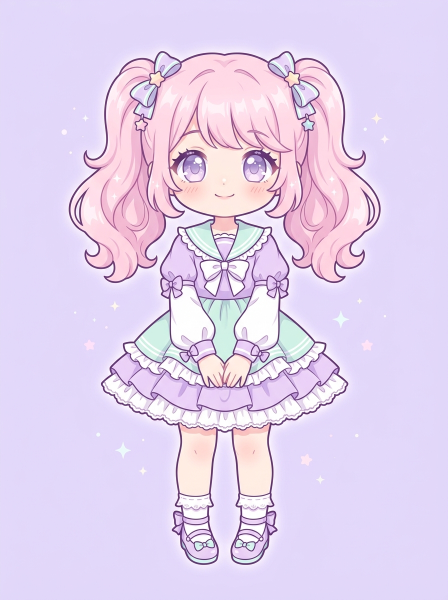
#> input picture preview_styles/style_01_pastel_chibi_1792211860162.jpg, 896 x 1200 px, found by its file name (shown at 1/2 size)
$ python generate_complete_assets.py
#> lines starting #> are read from the running program, lines starting #| are printed output that depends on the picture; after the words box and inside, x2 and y2 are one past the last pixel; in counts of white or black regions, pixels touching at a corner belong together
import cv2
import numpy as np
from PIL import Image, ImageDraw, ImageFilter
import os

src_path = r'C:\Users\adi\.gemini\antigravity\brain\872f7ac1-4e3b-4856-b081-35af089a90cc\style_01_pastel_chibi_1792211860162.jpg'
out_dir = r'c:\Users\adi\Desktop\zoey\public\assets\chibi'
os.makedirs(out_dir, exist_ok=True)

img_bgr = cv2.imread(src_path)
#> img_bgr is the input picture: shape (1200, 896, 3); mean B, G, R 238.6, 210.6, 226.8
h, w = img_bgr.shape[:2] # 1200 x 896
img_rgb = cv2.cvtColor(img_bgr, cv2.COLOR_BGR2RGB)

# 1. Clean Background Removal (Exact distance from lavender background)
bg_bgr = np.array([250, 216, 226], dtype=np.float32)
dist = np.linalg.norm(img_bgr.astype(np.float32) - bg_bgr, axis=2)

mask = np.zeros((h, w), dtype=np.uint8)
mask[dist > 25] = 255

# Keep largest connected component (the character)
num_labels, labels, stats, _ = cv2.connectedComponentsWithStats(mask)
largest_label = 1 + np.argmax(stats[1:, cv2.CC_STAT_AREA])
mask = np.where(labels == largest_label, 255, 0).astype(np.uint8)

# Close tiny internal pinholes (3x3) without closing the gap between legs
kernel_small = cv2.getStructuringElement(cv2.MORPH_ELLIPSE, (3, 3))
mask = cv2.morphologyEx(mask, cv2.MORPH_CLOSE, kernel_small)

alpha = cv2.GaussianBlur(mask, (3, 3), 0)
arr = np.dstack([img_rgb, alpha])
Image.fromarray(arr).save(os.path.join(out_dir, 'doll_clean.png'))

hsv = cv2.cvtColor(img_rgb, cv2.COLOR_RGB2HSV)
#> hsv: shape (1200, 896, 3); mean H, S, V 128.9, 37, 243.3
H, S, V = hsv[:, :, 0], hsv[:, :, 1], hsv[:, :, 2]
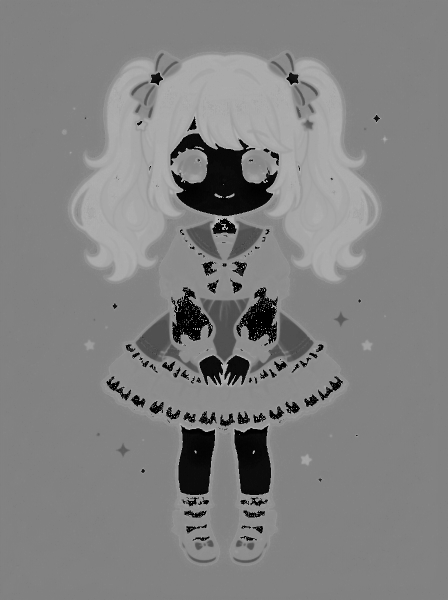
#> H: shape (1200, 896) (shown at 1/2 size); min 0, max 179, mean 128.9
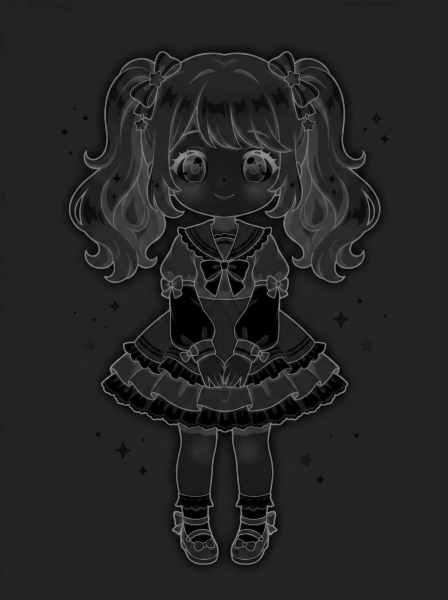
#> S: shape (1200, 896) (shown at 1/2 size); min 0, max 161, mean 37
A = arr[:, :, 3]

def blank():
    return np.zeros((h, w, 4), dtype=np.uint8)

def save_layer(rgba, name):
    Image.fromarray(rgba).save(os.path.join(out_dir, name))
    print(f"Saved {name}")

def shift_hsv(rgba, h_shift=0, s_mult=1.0, v_mult=1.0):
    res = rgba.copy()
    rgb = res[:, :, :3]
    hsv_img = cv2.cvtColor(rgb, cv2.COLOR_RGB2HSV).astype(np.float32)
    hsv_img[:, :, 0] = (hsv_img[:, :, 0] + h_shift) % 180
    hsv_img[:, :, 1] = np.clip(hsv_img[:, :, 1] * s_mult, 0, 255)
    hsv_img[:, :, 2] = np.clip(hsv_img[:, :, 2] * v_mult, 0, 255)
    res[:, :, :3] = cv2.cvtColor(hsv_img.astype(np.uint8), cv2.COLOR_HSV2RGB)
    return res

# ==============================================================
# 2. RIBBONS (Head Bows with Star Charms)
# ==============================================================
ribbons = blank()
is_ribbon_col = ((arr[:, :, 2].astype(int) > arr[:, :, 0].astype(int) - 15) & (arr[:, :, 1] > 175) & (A > 80)) | ((H >= 15) & (H <= 38) & (S > 35) & (V > 195) & (A > 80))
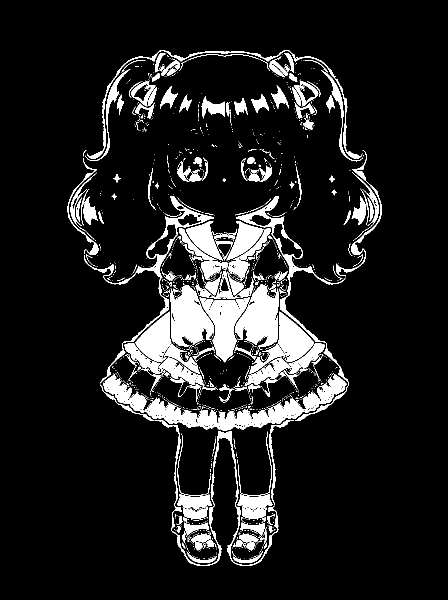
#> is_ribbon_col: shape (1200, 896) bool (shown at 1/2 size); 10.9% white; 1455 white regions (1260 under 20 px), largest, box (x1, y1, x2, y2) and area: (206, 747, 693, 862) 13667, (470, 571, 558, 700) 6783, (341, 571, 428, 693) 6763
ribbons[90:260, 240:370] = np.where(is_ribbon_col[90:260, 240:370, None], arr[90:260, 240:370], 0)
ribbons[90:260, 520:655] = np.where(is_ribbon_col[90:260, 520:655, None], arr[90:260, 520:655], 0)
#> ribbons: shape (1200, 896, 4); mean R, G, B, A 1.9, 1.8, 1.9, 1.9
save_layer(ribbons, 'acc_ribbons.png')

# ==============================================================
# 3. BACK HAIR STYLES (6 styles)
# ==============================================================
hair_color_cond = (arr[:, :, 0] > 185) & (arr[:, :, 1] > 145) & (arr[:, :, 2] > 165) & (A > 80)
#> hair_color_cond: shape (1200, 896) bool; 26.6% white; 725 white regions (576 under 20 px), largest, box (x1, y1, x2, y2) and area: (284, 109, 615, 434) 53999, (571, 119, 758, 563) 37661, (141, 119, 328, 563) 37567
hair_outline_cond = (V < 140) & (A > 80)
#> hair_outline_cond: shape (1200, 896) bool; 3.1% white in thin lines or dots, all inside (x1, y1, x2, y2) = (138, 102, 761, 1130)
is_hair_px = (hair_color_cond | hair_outline_cond) & (ribbons[:, :, 3] < 50)
#> is_hair_px: shape (1200, 896) bool; 28.9% white; 71 white regions (63 under 20 px), largest, box (x1, y1, x2, y2) and area: (134, 102, 764, 1132) 309742, (387, 315, 404, 333) 180, (494, 315, 509, 328) 158

# 3a. Twintails (Original)
twintails = blank()
twintails[95:580, 100:332] = np.where(is_hair_px[95:580, 100:332, None], arr[95:580, 100:332], 0)
twintails[95:580, 564:795] = np.where(is_hair_px[95:580, 564:795, None], arr[95:580, 564:795], 0)
#> twintails: shape (1200, 896, 4); mean R, G, B, A 24.6, 20.4, 22.5, 26.5
save_layer(twintails, 'hair_twintails.png')

# 3b. Long Wave (Twintails + lush wavy hair behind back)
long_wave = blank()
lw_pil = Image.fromarray(long_wave)
#> lw_pil: PIL image 896x1200 RGBA; every value is 0
draw_lw = ImageDraw.Draw(lw_pil)
draw_lw.rounded_rectangle([245, 220, 650, 610], radius=80, fill=(252, 206, 222, 255), outline=(98, 59, 104, 255), width=5)
lw_combined = Image.alpha_composite(lw_pil, Image.fromarray(twintails))
lw_combined.save(os.path.join(out_dir, 'hair_long_wave.png'))

# 3c. Straight Long Hair (Sleek straight hime back hair without side twintails)
straight_long = blank()
sl_pil = Image.fromarray(straight_long)
draw_sl = ImageDraw.Draw(sl_pil)
draw_sl.polygon([(295, 190), (250, 630), (646, 630), (601, 190)], fill=(252, 206, 222, 255), outline=(98, 59, 104, 255), width=5)
for xl in [285, 315, 345, 550, 580, 610]:
    draw_sl.line([(xl, 250), (xl - 10 if xl < 448 else xl + 10, 625)], fill=(236, 175, 198, 255), width=3)
sl_pil.save(os.path.join(out_dir, 'hair_straight_long.png'))

# 3d. Short Bob (No outer twintails, neat chin-length bob)
short_bob = blank()
sb_pil = Image.fromarray(short_bob)
draw_sb = ImageDraw.Draw(sb_pil)
draw_sb.ellipse([272, 160, 624, 435], fill=(252, 206, 222, 255), outline=(98, 59, 104, 255), width=5)
sb_pil.save(os.path.join(out_dir, 'hair_short_bob.png'))

# 3e. High Ponytail (Single bouncy ponytail on right)
high_pony = blank()
hp_pil = Image.fromarray(high_pony)
right_tail = Image.fromarray(twintails[:, 550:])
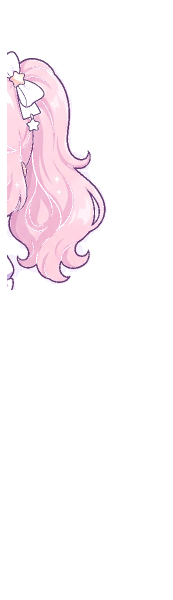
#> right_tail: PIL image 346x1200 RGBA (shown at 1/2 size); mean R, G, B, A 32.2, 26.6, 29.5, 34.6; transparent parts drawn white
hp_pil.paste(right_tail, (535, -25), right_tail)
hp_pil.save(os.path.join(out_dir, 'hair_high_pony.png'))

# 3f. Space Buns (Double round odango buns)
space_buns = blank()
buns_pil = Image.fromarray(space_buns)
draw_buns = ImageDraw.Draw(buns_pil)
draw_buns.ellipse([220, 90, 345, 215], fill=(252, 206, 222, 255), outline=(98, 59, 104, 255), width=5)
draw_buns.arc([238, 108, 325, 195], start=200, end=330, fill=(255, 238, 245, 255), width=6)
draw_buns.ellipse([550, 90, 675, 215], fill=(252, 206, 222, 255), outline=(98, 59, 104, 255), width=5)
draw_buns.arc([570, 108, 657, 195], start=210, end=340, fill=(255, 238, 245, 255), width=6)
buns_pil.save(os.path.join(out_dir, 'hair_space_buns.png'))

# ==============================================================
# 4. FRONT HAIR / BANGS (5 styles)
# ==============================================================
# Extract crown & bangs & side locks from original illustration
bangs_hime = blank()
head_box = np.zeros((h, w), dtype=bool)
head_box[80:445, 285:612] = True
# Face skin is R>240, G>215, B>205 and R > B + 12 (peach skin vs pink hair where B >= G)
is_peach_skin = (arr[:, :, 0] > 235) & (arr[:, :, 1] > 205) & (arr[:, :, 2] > 195) & (arr[:, :, 0].astype(int) - arr[:, :, 2].astype(int) > 14) & ( np.arange(h)[:, None] > 240 )
#> is_peach_skin: shape (1200, 896) bool; 8.2% white; 91 white regions (59 under 20 px), largest, box (x1, y1, x2, y2) and area: (340, 265, 557, 433) 17519, (144, 241, 274, 562) 14802, (625, 241, 748, 562) 14733
# Eyes & mouth area inside face
in_face_features = np.zeros((h, w), dtype=bool)
in_face_features[295:428, 352:544] = True

bangs_mask = head_box & (~is_peach_skin) & (~in_face_features) & (A > 80) & (ribbons[:, :, 3] < 50)
#> bangs_mask: shape (1200, 896) bool; 5.2% white; 14 white regions (8 under 20 px), largest, box (x1, y1, x2, y2) and area: (285, 102, 612, 445) 53730, (544, 342, 575, 424) 1155, (323, 343, 352, 422) 1068, (579, 363, 589, 377) 55, (311, 365, 318, 378) 43, (382, 293, 402, 295) 33
bangs_hime = np.where(bangs_mask[:, :, None], arr, 0)
save_layer(bangs_hime, 'hair_bangs.png')
save_layer(bangs_hime, 'bangs_hime.png')

# 4b. Bob bangs (Trim side curls shorter at y=392)
bangs_bob = bangs_hime.copy()
bangs_bob[392:, :] = 0
#> bangs_bob: shape (1200, 896, 4); mean R, G, B, A 10.4, 8.6, 9.5, 11.6
save_layer(bangs_bob, 'bangs_bob.png')

# 4c. Airy bangs (Soften center fringe wisps)
bangs_airy = bangs_hime.copy()
for xg in range(385, 515, 20):
    bangs_airy[240:300, xg:xg+7, 3] = (bangs_airy[240:300, xg:xg+7, 3] * 0.35).astype(np.uint8)
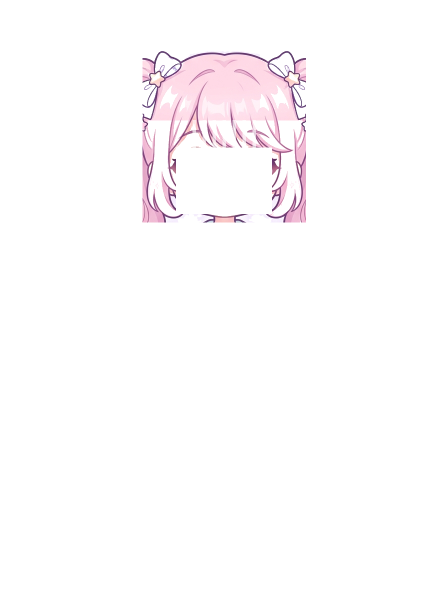
#> bangs_airy: shape (1200, 896, 4) (shown at 1/2 size); mean R, G, B, A 11.8, 9.7, 10.8, 13.1; transparent parts drawn white
save_layer(bangs_airy, 'bangs_airy.png')

# 4d. Side swept bangs
bangs_side = bangs_hime.copy()
bangs_side[245:300, 365:425, 3] = 0
#> bangs_side: shape (1200, 896, 4); mean R, G, B, A 11.8, 9.7, 10.8, 13
save_layer(bangs_side, 'bangs_side.png')

# 4e. Center part bangs
bangs_center = bangs_hime.copy()
bangs_center[230:300, 434:462, 3] = 0
#> bangs_center: shape (1200, 896, 4); mean R, G, B, A 11.8, 9.7, 10.8, 13.1
save_layer(bangs_center, 'bangs_center.png')

# ==============================================================
# 5. FULL DRESSES (Complete y=420..868)
# ==============================================================
is_mint = (H >= 55) & (H <= 100) & (S > 25)
#> is_mint: shape (1200, 896) bool; 1.5% white; 68 white regions (32 under 20 px), largest, box (x1, y1, x2, y2) and area: (401, 597, 497, 722) 5223, (287, 627, 341, 702) 2353, (557, 626, 612, 702) 2348
is_lavender = (H >= 120) & (H <= 155) & (S > 20)
#> is_lavender: shape (1200, 896) bool; 73.8% white; 277 black regions (127 under 20 px), largest, box (x1, y1, x2, y2) and area: (142, 109, 757, 563) 164519, (291, 798, 608, 992) 23701, (471, 572, 557, 695) 6555
is_white = (S < 48) & (V > 205) & (A > 80)
#> is_white: shape (1200, 896) bool; 21.3% white; 1110 white regions (1006 under 20 px), largest, box (x1, y1, x2, y2) and area: (290, 109, 605, 433) 45657, (599, 136, 758, 562) 21313, (141, 136, 300, 562) 21281
is_outline = (V < 120) & (A > 80)
#> is_outline: shape (1200, 896) bool; 2.3% white in thin lines or dots, all inside (x1, y1, x2, y2) = (138, 103, 761, 1129)
is_hands = (H >= 3) & (H <= 25) & (S >= 18) & (S <= 110) & (V > 180)
#> is_hands: shape (1200, 896) bool; 3.3% white; 30 white regions (16 under 20 px), largest, box (x1, y1, x2, y2) and area: (341, 267, 555, 432) 16306, (357, 858, 430, 990) 7490, (469, 863, 542, 990) 7367

dress_area = np.zeros((h, w), dtype=bool)
dress_area[430:868, 180:715] = True
is_dress = dress_area & (is_mint | is_lavender | is_white | is_hands | is_outline) & (A > 80)
#> is_dress: shape (1200, 896) bool; 11.4% white; 15 white regions (10 under 20 px), largest, box (x1, y1, x2, y2) and area: (180, 430, 715, 868) 121507, (251, 430, 275, 450) 363, (625, 430, 648, 450) 339, (600, 441, 630, 478) 240, (272, 444, 298, 480) 238

mask_u8 = np.where(is_dress, 255, 0).astype(np.uint8)
kernel = cv2.getStructuringElement(cv2.MORPH_ELLIPSE, (11, 11))
mask_u8 = cv2.morphologyEx(mask_u8, cv2.MORPH_CLOSE, kernel)
#> mask_u8: shape (1200, 896); 12.6% white; 6 white regions (1 under 20 px), largest, box (x1, y1, x2, y2) and area: (180, 430, 715, 868) 134387, (251, 430, 275, 450) 363, (625, 430, 648, 450) 339, (600, 441, 630, 481) 256, (272, 444, 298, 480) 241
mask_u8[:545, :330] = 0
mask_u8[:545, 565:] = 0
#> mask_u8: shape (1200, 896); 10.8% white; 6 white regions (2 under 20 px), largest, box (x1, y1, x2, y2) and area: (201, 430, 698, 868) 113730, (205, 545, 281, 569) 1218, (622, 545, 694, 569) 1185, (562, 459, 565, 469) 22

num_l, l_map, stats_d, cents = cv2.connectedComponentsWithStats(mask_u8)
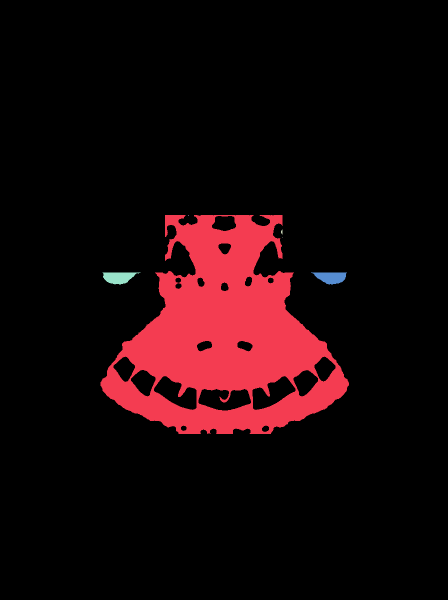
#> l_map: shape (1200, 896) int32 (shown at 1/2 size); 7 distinct labels, from 0 to 6; one colour per label, 0 black
#> num_l = 7; stats_d = [[0, 0, 896, 1200, 959042], [201, 430, 497, 438, 113730], [376, 430, 2, 1, 2], [562, 459, 3, 10, 22], [564, 474, 1, 1, 1], [205, 545, 76, 24, 1218], [622, 545, 72, 24, 1185]]; cents = [[447.3, 591], [449.1, 672.3], [376.5, 430], [563.3, 463.5], [564, 474], [236.5, 554.5], [661.7, 554.3]]
valid_l = 0
for l in range(1, num_l):
    cx, cy = cents[l]
    if 350 < cx < 550 and 500 < cy < 750:
        valid_l = l
        break
#> this loop made 1 pass

dress_mask_final = np.where(l_map == valid_l, 255, 0).astype(np.uint8)
#> dress_mask_final: shape (1200, 896); 10.6% white; 1 white region, box (x1, y1, x2, y2) and area: (201, 430, 698, 868) 113730
dress_alpha = cv2.GaussianBlur(dress_mask_final, (3, 3), 0)
dress_sailor_frill = np.dstack([arr[:, :, :3], dress_alpha])
save_layer(dress_sailor_frill, 'dress_sailor_frill.png')

# Dress Variations
save_layer(shift_hsv(dress_sailor_frill, h_shift=55, s_mult=1.15, v_mult=1.02), 'dress_strawberry.png')
#> in shift_hsv, `hsv_img[:, :, 0] = (hsv_img[:, :, 0] + h_shift) % 180`:
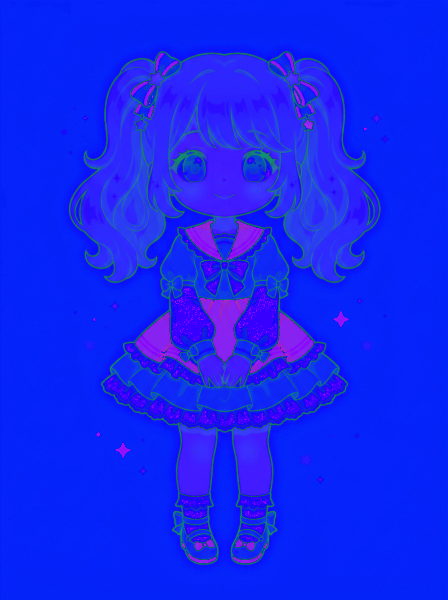
#> hsv_img: shape (1200, 896, 3) float32 (shown at 1/2 size); mean R, G, B 18.5, 37.2, 245.4
save_layer(shift_hsv(dress_sailor_frill, h_shift=5, s_mult=1.35, v_mult=0.45), 'dress_gothic.png')
save_layer(shift_hsv(dress_sailor_frill, h_shift=160, s_mult=0.65, v_mult=1.02), 'dress_cozy_sweater.png')
save_layer(shift_hsv(dress_sailor_frill, h_shift=95, s_mult=1.25, v_mult=0.98), 'dress_yukata.png')

gray_d = cv2.cvtColor(dress_sailor_frill[:, :, :3], cv2.COLOR_RGB2GRAY)
maid_rgb = np.where((gray_d > 212)[:, :, None], np.array([255, 255, 255], dtype=np.uint8), (gray_d[:, :, None] * 0.28).astype(np.uint8))
save_layer(np.dstack([maid_rgb, dress_alpha]), 'dress_maid.png')

# ==============================================================
# 6. SPLIT TOPS (5) & BOTTOMS (5)
# ==============================================================
in_arms_hands = np.zeros((h, w), dtype=bool)
in_arms_hands[430:742, 335:560] = True
in_upper_bodice = np.zeros((h, w), dtype=bool)
in_upper_bodice[430:620, 280:615] = True
top_mask = in_arms_hands | in_upper_bodice
top_sailor = np.where(top_mask[:, :, None], dress_sailor_frill, 0)
save_layer(top_sailor, 'top_sailor.png')
save_layer(shift_hsv(top_sailor, h_shift=45, s_mult=1.1, v_mult=1.03), 'top_off_shoulder.png')
save_layer(shift_hsv(top_sailor, h_shift=160, s_mult=0.7, v_mult=1.02), 'top_sweater.png')
save_layer(shift_hsv(top_sailor, h_shift=115, s_mult=1.2, v_mult=0.95), 'top_crop_hoodie.png')
save_layer(shift_hsv(top_sailor, h_shift=25, s_mult=0.9, v_mult=1.0), 'top_cardigan.png')

bottom_mask = np.zeros((h, w), dtype=bool)
bottom_mask[595:868, 180:715] = True
bottom_ruffle = np.where(bottom_mask[:, :, None], dress_sailor_frill, 0)
save_layer(bottom_ruffle, 'bottom_ruffle_skirt.png')

bottom_pleated = shift_hsv(bottom_ruffle, h_shift=20, s_mult=1.3, v_mult=0.75)
bottom_pleated[805:, :] = 0
save_layer(bottom_pleated, 'bottom_pleated_skirt.png')

bottom_plaid = shift_hsv(bottom_ruffle, h_shift=50, s_mult=1.4, v_mult=0.85)
for x_p in range(230, 670, 28):
    bottom_plaid[600:855, x_p:x_p+3, :3] = (bottom_plaid[600:855, x_p:x_p+3, :3] * 0.72).astype(np.uint8)
save_layer(bottom_plaid, 'bottom_plaid_skirt.png')

denim_shorts = blank()
ds_pil = Image.fromarray(denim_shorts)
d_ds = ImageDraw.Draw(ds_pil)
d_ds.polygon([(365, 600), (531, 600), (535, 785), (455, 785), (448, 730), (441, 785), (361, 785)], fill=(120, 162, 210, 255), outline=(65, 85, 115, 255), width=4)
d_ds.rectangle([359, 765, 443, 786], fill=(215, 230, 248, 255), outline=(65, 85, 115, 255), width=3)
d_ds.rectangle([453, 765, 537, 786], fill=(215, 230, 248, 255), outline=(65, 85, 115, 255), width=3)
ds_pil.save(os.path.join(out_dir, 'bottom_denim_shorts.png'))

cargo_pants = blank()
cp_pil = Image.fromarray(cargo_pants)
d_cp = ImageDraw.Draw(cp_pil)
d_cp.polygon([(365, 600), (531, 600), (545, 1025), (456, 1025), (448, 740), (440, 1025), (351, 1025)], fill=(235, 215, 230, 255), outline=(98, 59, 104, 255), width=4)
d_cp.rounded_rectangle([345, 800, 385, 875], radius=6, fill=(220, 195, 215, 255), outline=(98, 59, 104, 255), width=3)
d_cp.rounded_rectangle([511, 800, 551, 875], radius=6, fill=(220, 195, 215, 255), outline=(98, 59, 104, 255), width=3)
cp_pil.save(os.path.join(out_dir, 'bottom_cargo_pants.png'))

# ==============================================================
# 7. BODY BASE (100% Original Head/Neck/Legs + Clean Face Skin)
# ==============================================================
body_layer = blank()
# Head & Neck from original (y=150..475, x=285..612)
body_layer[150:475, 285:612] = arr[150:475, 285:612]
# Bare Legs from original (y=855..1005, x=340..555)
body_layer[855:1005, 340:555] = arr[855:1005, 340:555]

# Extend upper thighs (y=755..862) so shorts/pleated skirts have seamless thighs!
body_pil = Image.fromarray(body_layer)
draw_b = ImageDraw.Draw(body_pil)
skin_col = (254, 233, 224, 255)
line_col = (98, 59, 104, 255)
draw_b.polygon([(377, 755), (441, 755), (441, 862), (377, 862)], fill=skin_col)
draw_b.line([(377, 755), (377, 862)], fill=line_col, width=4)
draw_b.line([(441, 755), (441, 862)], fill=line_col, width=4)
draw_b.polygon([(455, 755), (519, 755), (519, 862), (455, 862)], fill=skin_col)
draw_b.line([(455, 755), (455, 862)], fill=line_col, width=4)
draw_b.line([(519, 755), (519, 862)], fill=line_col, width=4)

# Cleanly erase baked-in eyes, blush, and mouth on the face skin so all expressions swap cleanly!
# Left eye (354..418, 298..365), Right eye (480..542, 298..365)
draw_b.rounded_rectangle([354, 298, 418, 365], radius=12, fill=(254, 234, 226, 255))
draw_b.rounded_rectangle([480, 298, 542, 365], radius=12, fill=(254, 234, 226, 255))
# Left blush (362..408, 365..390), Right blush (490..536, 365..390)
draw_b.rounded_rectangle([362, 365, 408, 390], radius=8, fill=(254, 231, 223, 255))
draw_b.rounded_rectangle([490, 365, 536, 390], radius=8, fill=(254, 231, 223, 255))
# Mouth (434..462, 386..404)
draw_b.rounded_rectangle([434, 386, 462, 404], radius=6, fill=(254, 232, 224, 255))

body_pil.save(os.path.join(out_dir, 'body_base.png'))
print("Saved perfected body_base.png")

# ==============================================================
# 8. EYES (4 styles) & BLUSH (4) & LIPS (4)
# ==============================================================
eyes_sparkle = blank()
eye_boxes = np.zeros((h, w), dtype=bool)
eye_boxes[296:366, 352:419] = True
eye_boxes[296:366, 479:545] = True
is_eye_px = (arr[:, :, 1] < 220) | ((arr[:, :, 0] > 246) & (arr[:, :, 1] > 246) & (arr[:, :, 2] > 246))
eyes_sparkle[eye_boxes] = np.where(is_eye_px[eye_boxes, None], arr[eye_boxes], 0)
save_layer(eyes_sparkle, 'eyes_sparkle.png')

# Wink
eyes_wink = eyes_sparkle.copy()
eyes_wink[:, 460:] = 0
wink_pil = Image.fromarray(eyes_wink)
draw_w = ImageDraw.Draw(wink_pil)
draw_w.arc([482, 318, 540, 352], start=190, end=350, fill=(75, 42, 65, 255), width=6)
draw_w.line([536, 326, 548, 316], fill=(75, 42, 65, 255), width=4)
draw_w.line([538, 333, 550, 330], fill=(75, 42, 65, 255), width=4)
wink_pil.save(os.path.join(out_dir, 'eyes_wink.png'))

# Cat Eyes
eyes_cat = eyes_sparkle.copy()
cat_pil = Image.fromarray(eyes_cat)
draw_c = ImageDraw.Draw(cat_pil)
draw_c.polygon([(350, 312), (338, 298), (366, 306)], fill=(65, 35, 55, 255))
draw_c.polygon([(546, 312), (558, 298), (530, 306)], fill=(65, 35, 55, 255))
draw_c.ellipse([383, 320, 391, 350], fill=(55, 28, 65, 255))
draw_c.ellipse([507, 320, 515, 350], fill=(55, 28, 65, 255))
cat_pil.save(os.path.join(out_dir, 'eyes_cat.png'))

# Original Mouth Smile
mouth_orig = blank()
mouth_box = np.zeros((h, w), dtype=bool)
mouth_box[385:405, 434:462] = True
mouth_orig[mouth_box] = np.where((arr[mouth_box, 1:2] < 210), arr[mouth_box], 0)
save_layer(mouth_orig, 'lips_smile.png')

# ==============================================================
# 9. SOCKS & SHOES (Clean from restored arr)
# ==============================================================
socks_ankle = blank()
socks_ankle[982:1055, 340:555] = np.where((A[982:1055, 340:555, None] > 80), arr[982:1055, 340:555], 0)
save_layer(socks_ankle, 'socks_frill_ankle.png')

shoes_mj = blank()
shoes_mj[1028:1138, 335:560] = np.where((A[1028:1138, 335:560, None] > 80), arr[1028:1138, 335:560], 0)
save_layer(shoes_mj, 'shoes_mary_janes.png')

gray_s = cv2.cvtColor(shoes_mj[:, :, :3], cv2.COLOR_RGB2GRAY)
loaf_rgb = np.where((gray_s > 220)[:, :, None], np.array([255, 255, 255], dtype=np.uint8), (gray_s[:, :, None] * 0.32).astype(np.uint8))
save_layer(np.dstack([loaf_rgb, shoes_mj[:, :, 3]]), 'shoes_black_loafers.png')
save_layer(shift_hsv(shoes_mj, h_shift=55, s_mult=1.3, v_mult=1.05), 'shoes_strawberry.png')

print("ALL FIXED AND GENERATED!")
